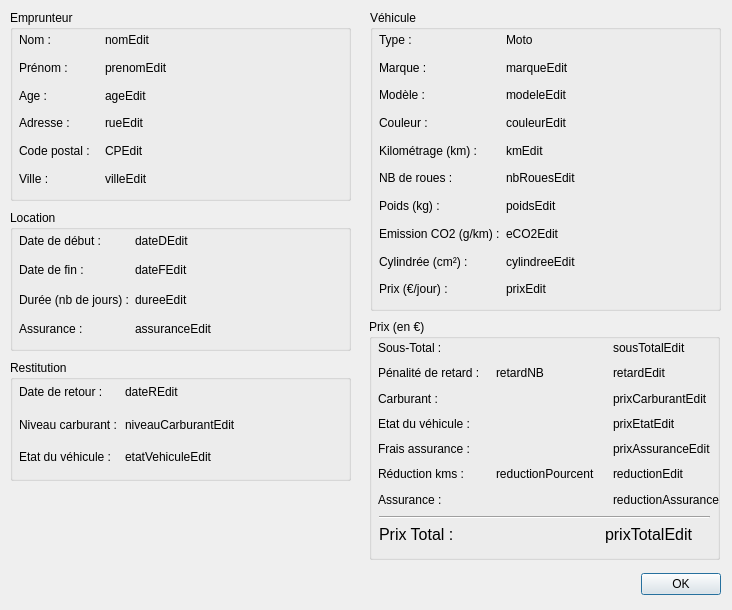
<?xml version="1.0" encoding="UTF-8"?>
<ui version="4.0">
 <class>FenFactureMoto</class>
 <widget class="QDialog" name="FenFactureMoto">
  <property name="geometry">
   <rect>
    <x>0</x>
    <y>0</y>
    <width>732</width>
    <height>610</height>
   </rect>
  </property>
  <property name="windowTitle">
   <string>Dialog</string>
  </property>
  <widget class="QGroupBox" name="emprunteurBox">
   <property name="geometry">
    <rect>
     <x>10</x>
     <y>10</y>
     <width>341</width>
     <height>191</height>
    </rect>
   </property>
   <property name="title">
    <string>Emprunteur</string>
   </property>
   <widget class="QWidget" name="gridLayoutWidget">
    <property name="geometry">
     <rect>
      <x>9</x>
      <y>19</y>
      <width>321</width>
      <height>161</height>
     </rect>
    </property>
    <layout class="QGridLayout" name="gridLayout">
     <item row="0" column="0">
      <widget class="QLabel" name="nom">
       <property name="maximumSize">
        <size>
         <width>80</width>
         <height>16777215</height>
        </size>
       </property>
       <property name="text">
        <string>Nom :</string>
       </property>
      </widget>
     </item>
     <item row="0" column="1">
      <widget class="QLabel" name="nomEdit">
       <property name="text">
        <string>nomEdit</string>
       </property>
      </widget>
     </item>
     <item row="1" column="0">
      <widget class="QLabel" name="prenom">
       <property name="maximumSize">
        <size>
         <width>100</width>
         <height>16777215</height>
        </size>
       </property>
       <property name="text">
        <string>Prénom :</string>
       </property>
      </widget>
     </item>
     <item row="1" column="1">
      <widget class="QLabel" name="prenomEdit">
       <property name="text">
        <string>prenomEdit</string>
       </property>
      </widget>
     </item>
     <item row="2" column="0">
      <widget class="QLabel" name="age">
       <property name="maximumSize">
        <size>
         <width>100</width>
         <height>16777215</height>
        </size>
       </property>
       <property name="text">
        <string>Age :</string>
       </property>
      </widget>
     </item>
     <item row="2" column="1">
      <widget class="QLabel" name="ageEdit">
       <property name="text">
        <string>ageEdit</string>
       </property>
      </widget>
     </item>
     <item row="3" column="0">
      <widget class="QLabel" name="rue">
       <property name="maximumSize">
        <size>
         <width>100</width>
         <height>16777215</height>
        </size>
       </property>
       <property name="text">
        <string>Adresse :</string>
       </property>
      </widget>
     </item>
     <item row="3" column="1">
      <widget class="QLabel" name="rueEdit">
       <property name="text">
        <string>rueEdit</string>
       </property>
      </widget>
     </item>
     <item row="4" column="0">
      <widget class="QLabel" name="CP">
       <property name="maximumSize">
        <size>
         <width>100</width>
         <height>16777215</height>
        </size>
       </property>
       <property name="text">
        <string>Code postal :</string>
       </property>
      </widget>
     </item>
     <item row="4" column="1">
      <widget class="QLabel" name="CPEdit">
       <property name="text">
        <string>CPEdit</string>
       </property>
      </widget>
     </item>
     <item row="5" column="0">
      <widget class="QLabel" name="ville">
       <property name="maximumSize">
        <size>
         <width>100</width>
         <height>16777215</height>
        </size>
       </property>
       <property name="text">
        <string>Ville :</string>
       </property>
      </widget>
     </item>
     <item row="5" column="1">
      <widget class="QLabel" name="villeEdit">
       <property name="text">
        <string>villeEdit</string>
       </property>
      </widget>
     </item>
    </layout>
   </widget>
  </widget>
  <widget class="QGroupBox" name="vehiculeBox">
   <property name="geometry">
    <rect>
     <x>370</x>
     <y>10</y>
     <width>351</width>
     <height>301</height>
    </rect>
   </property>
   <property name="title">
    <string>Véhicule</string>
   </property>
   <widget class="QWidget" name="gridLayoutWidget_2">
    <property name="geometry">
     <rect>
      <x>9</x>
      <y>19</y>
      <width>331</width>
      <height>271</height>
     </rect>
    </property>
    <layout class="QGridLayout" name="gridLayout_2">
     <item row="0" column="0">
      <widget class="QLabel" name="type">
       <property name="maximumSize">
        <size>
         <width>120</width>
         <height>16777215</height>
        </size>
       </property>
       <property name="text">
        <string>Type :</string>
       </property>
      </widget>
     </item>
     <item row="0" column="1">
      <widget class="QLabel" name="typeEdit">
       <property name="text">
        <string>Moto</string>
       </property>
      </widget>
     </item>
     <item row="1" column="0">
      <widget class="QLabel" name="marque">
       <property name="maximumSize">
        <size>
         <width>100</width>
         <height>16777215</height>
        </size>
       </property>
       <property name="text">
        <string>Marque :</string>
       </property>
      </widget>
     </item>
     <item row="1" column="1">
      <widget class="QLabel" name="marqueEdit">
       <property name="text">
        <string>marqueEdit</string>
       </property>
      </widget>
     </item>
     <item row="2" column="0">
      <widget class="QLabel" name="modele">
       <property name="maximumSize">
        <size>
         <width>100</width>
         <height>16777215</height>
        </size>
       </property>
       <property name="text">
        <string>Modèle :</string>
       </property>
      </widget>
     </item>
     <item row="2" column="1">
      <widget class="QLabel" name="modeleEdit">
       <property name="text">
        <string>modeleEdit</string>
       </property>
      </widget>
     </item>
     <item row="5" column="0">
      <widget class="QLabel" name="nbRoues">
       <property name="maximumSize">
        <size>
         <width>100</width>
         <height>16777215</height>
        </size>
       </property>
       <property name="text">
        <string>NB de roues :</string>
       </property>
      </widget>
     </item>
     <item row="5" column="1">
      <widget class="QLabel" name="nbRouesEdit">
       <property name="text">
        <string>nbRouesEdit</string>
       </property>
      </widget>
     </item>
     <item row="6" column="0">
      <widget class="QLabel" name="poids">
       <property name="maximumSize">
        <size>
         <width>100</width>
         <height>16777215</height>
        </size>
       </property>
       <property name="text">
        <string>Poids (kg) :</string>
       </property>
      </widget>
     </item>
     <item row="6" column="1">
      <widget class="QLabel" name="poidsEdit">
       <property name="text">
        <string>poidsEdit</string>
       </property>
      </widget>
     </item>
     <item row="7" column="0">
      <widget class="QLabel" name="eCO2">
       <property name="maximumSize">
        <size>
         <width>130</width>
         <height>16777215</height>
        </size>
       </property>
       <property name="text">
        <string>Emission CO2 (g/km) :</string>
       </property>
      </widget>
     </item>
     <item row="7" column="1">
      <widget class="QLabel" name="eCO2Edit">
       <property name="text">
        <string>eCO2Edit</string>
       </property>
      </widget>
     </item>
     <item row="8" column="0">
      <widget class="QLabel" name="cylindree">
       <property name="text">
        <string>Cylindrée (cm²) :</string>
       </property>
      </widget>
     </item>
     <item row="8" column="1">
      <widget class="QLabel" name="cylindreeEdit">
       <property name="text">
        <string>cylindreeEdit</string>
       </property>
      </widget>
     </item>
     <item row="9" column="0">
      <widget class="QLabel" name="prix">
       <property name="text">
        <string>Prix (€/jour) :</string>
       </property>
      </widget>
     </item>
     <item row="9" column="1">
      <widget class="QLabel" name="prixEdit">
       <property name="text">
        <string>prixEdit</string>
       </property>
      </widget>
     </item>
     <item row="3" column="0">
      <widget class="QLabel" name="couleur">
       <property name="text">
        <string>Couleur :</string>
       </property>
      </widget>
     </item>
     <item row="3" column="1">
      <widget class="QLabel" name="couleurEdit">
       <property name="text">
        <string>couleurEdit</string>
       </property>
      </widget>
     </item>
     <item row="4" column="0">
      <widget class="QLabel" name="km">
       <property name="text">
        <string>Kilométrage (km) :</string>
       </property>
      </widget>
     </item>
     <item row="4" column="1">
      <widget class="QLabel" name="kmEdit">
       <property name="text">
        <string>kmEdit</string>
       </property>
      </widget>
     </item>
    </layout>
   </widget>
  </widget>
  <widget class="QGroupBox" name="locationBox">
   <property name="geometry">
    <rect>
     <x>10</x>
     <y>210</y>
     <width>341</width>
     <height>141</height>
    </rect>
   </property>
   <property name="title">
    <string>Location</string>
   </property>
   <widget class="QWidget" name="gridLayoutWidget_3">
    <property name="geometry">
     <rect>
      <x>9</x>
      <y>19</y>
      <width>321</width>
      <height>111</height>
     </rect>
    </property>
    <layout class="QGridLayout" name="gridLayout_3">
     <item row="0" column="0">
      <widget class="QLabel" name="dateD">
       <property name="maximumSize">
        <size>
         <width>120</width>
         <height>16777215</height>
        </size>
       </property>
       <property name="text">
        <string>Date de début :</string>
       </property>
      </widget>
     </item>
     <item row="0" column="1">
      <widget class="QLabel" name="dateDEdit">
       <property name="text">
        <string>dateDEdit</string>
       </property>
      </widget>
     </item>
     <item row="1" column="0">
      <widget class="QLabel" name="dateF">
       <property name="maximumSize">
        <size>
         <width>100</width>
         <height>16777215</height>
        </size>
       </property>
       <property name="text">
        <string>Date de fin :</string>
       </property>
      </widget>
     </item>
     <item row="1" column="1">
      <widget class="QLabel" name="dateFEdit">
       <property name="text">
        <string>dateFEdit</string>
       </property>
      </widget>
     </item>
     <item row="2" column="0">
      <widget class="QLabel" name="duree">
       <property name="maximumSize">
        <size>
         <width>120</width>
         <height>16777215</height>
        </size>
       </property>
       <property name="text">
        <string>Durée (nb de jours) :</string>
       </property>
      </widget>
     </item>
     <item row="2" column="1">
      <widget class="QLabel" name="dureeEdit">
       <property name="text">
        <string>dureeEdit</string>
       </property>
      </widget>
     </item>
     <item row="3" column="0">
      <widget class="QLabel" name="assurance">
       <property name="maximumSize">
        <size>
         <width>100</width>
         <height>16777215</height>
        </size>
       </property>
       <property name="text">
        <string>Assurance :</string>
       </property>
      </widget>
     </item>
     <item row="3" column="1">
      <widget class="QLabel" name="assuranceEdit">
       <property name="text">
        <string>assuranceEdit</string>
       </property>
      </widget>
     </item>
    </layout>
   </widget>
  </widget>
  <widget class="QDialogButtonBox" name="OkBouton">
   <property name="geometry">
    <rect>
     <x>620</x>
     <y>570</y>
     <width>101</width>
     <height>28</height>
    </rect>
   </property>
   <property name="standardButtons">
    <set>QDialogButtonBox::Ok</set>
   </property>
  </widget>
  <widget class="QGroupBox" name="restitutionBox">
   <property name="geometry">
    <rect>
     <x>10</x>
     <y>360</y>
     <width>341</width>
     <height>121</height>
    </rect>
   </property>
   <property name="title">
    <string>Restitution</string>
   </property>
   <widget class="QWidget" name="gridLayoutWidget_5">
    <property name="geometry">
     <rect>
      <x>9</x>
      <y>19</y>
      <width>321</width>
      <height>91</height>
     </rect>
    </property>
    <layout class="QGridLayout" name="gridLayout_5">
     <item row="0" column="0">
      <widget class="QLabel" name="dateR">
       <property name="maximumSize">
        <size>
         <width>100</width>
         <height>16777215</height>
        </size>
       </property>
       <property name="text">
        <string>Date de retour :</string>
       </property>
      </widget>
     </item>
     <item row="0" column="1">
      <widget class="QLabel" name="dateREdit">
       <property name="text">
        <string>dateREdit</string>
       </property>
      </widget>
     </item>
     <item row="1" column="0">
      <widget class="QLabel" name="niveauCarburant">
       <property name="text">
        <string>Niveau carburant :</string>
       </property>
      </widget>
     </item>
     <item row="1" column="1">
      <widget class="QLabel" name="niveauCarburantEdit">
       <property name="text">
        <string>niveauCarburantEdit</string>
       </property>
      </widget>
     </item>
     <item row="2" column="0">
      <widget class="QLabel" name="etatVehicule">
       <property name="text">
        <string>Etat du véhicule :</string>
       </property>
      </widget>
     </item>
     <item row="2" column="1">
      <widget class="QLabel" name="etatVehiculeEdit">
       <property name="text">
        <string>etatVehiculeEdit</string>
       </property>
      </widget>
     </item>
    </layout>
   </widget>
  </widget>
  <widget class="QGroupBox" name="prixBox">
   <property name="geometry">
    <rect>
     <x>369</x>
     <y>319</y>
     <width>351</width>
     <height>241</height>
    </rect>
   </property>
   <property name="title">
    <string>Prix (en €)</string>
   </property>
   <widget class="QWidget" name="gridLayoutWidget_6">
    <property name="geometry">
     <rect>
      <x>9</x>
      <y>19</y>
      <width>363</width>
      <height>171</height>
     </rect>
    </property>
    <layout class="QGridLayout" name="gridLayout_6">
     <item row="0" column="0">
      <widget class="QLabel" name="sousTotal">
       <property name="text">
        <string>Sous-Total :</string>
       </property>
      </widget>
     </item>
     <item row="0" column="2">
      <widget class="QLabel" name="sousTotalEdit">
       <property name="text">
        <string>sousTotalEdit</string>
       </property>
      </widget>
     </item>
     <item row="1" column="0">
      <widget class="QLabel" name="retard">
       <property name="text">
        <string>Pénalité de retard :</string>
       </property>
      </widget>
     </item>
     <item row="1" column="2">
      <widget class="QLabel" name="retardEdit">
       <property name="text">
        <string>retardEdit</string>
       </property>
      </widget>
     </item>
     <item row="2" column="0">
      <widget class="QLabel" name="prixCarburant">
       <property name="text">
        <string>Carburant :</string>
       </property>
      </widget>
     </item>
     <item row="2" column="2">
      <widget class="QLabel" name="prixCarburantEdit">
       <property name="text">
        <string>prixCarburantEdit</string>
       </property>
      </widget>
     </item>
     <item row="3" column="0">
      <widget class="QLabel" name="prixEtat">
       <property name="text">
        <string>Etat du véhicule :</string>
       </property>
      </widget>
     </item>
     <item row="3" column="2">
      <widget class="QLabel" name="prixEtatEdit">
       <property name="text">
        <string>prixEtatEdit</string>
       </property>
      </widget>
     </item>
     <item row="1" column="1">
      <widget class="QLabel" name="retardNB">
       <property name="text">
        <string>retardNB</string>
       </property>
      </widget>
     </item>
     <item row="4" column="0">
      <widget class="QLabel" name="prixAssurance">
       <property name="text">
        <string>Frais assurance :</string>
       </property>
      </widget>
     </item>
     <item row="4" column="2">
      <widget class="QLabel" name="prixAssuranceEdit">
       <property name="text">
        <string>prixAssuranceEdit</string>
       </property>
      </widget>
     </item>
     <item row="5" column="0">
      <widget class="QLabel" name="reduction">
       <property name="text">
        <string>Réduction kms :</string>
       </property>
      </widget>
     </item>
     <item row="5" column="1">
      <widget class="QLabel" name="reductionPourcent">
       <property name="text">
        <string>reductionPourcent</string>
       </property>
      </widget>
     </item>
     <item row="5" column="2">
      <widget class="QLabel" name="reductionEdit">
       <property name="text">
        <string>reductionEdit</string>
       </property>
      </widget>
     </item>
     <item row="6" column="0">
      <widget class="QLabel" name="reductionAssurance">
       <property name="text">
        <string>Assurance :</string>
       </property>
      </widget>
     </item>
     <item row="6" column="2">
      <widget class="QLabel" name="reductionAssuranceEdit">
       <property name="text">
        <string>reductionAssuranceEdit</string>
       </property>
      </widget>
     </item>
    </layout>
   </widget>
   <widget class="QWidget" name="gridLayoutWidget_4">
    <property name="geometry">
     <rect>
      <x>10</x>
      <y>200</y>
      <width>350</width>
      <height>31</height>
     </rect>
    </property>
    <layout class="QGridLayout" name="gridLayout_4">
     <item row="0" column="0">
      <widget class="QLabel" name="prixTotal">
       <property name="minimumSize">
        <size>
         <width>220</width>
         <height>0</height>
        </size>
       </property>
       <property name="maximumSize">
        <size>
         <width>16777215</width>
         <height>16777215</height>
        </size>
       </property>
       <property name="font">
        <font>
         <pointsize>12</pointsize>
        </font>
       </property>
       <property name="text">
        <string>Prix Total :</string>
       </property>
      </widget>
     </item>
     <item row="0" column="1">
      <widget class="QLabel" name="prixTotalEdit">
       <property name="font">
        <font>
         <pointsize>12</pointsize>
        </font>
       </property>
       <property name="text">
        <string>prixTotalEdit</string>
       </property>
      </widget>
     </item>
    </layout>
   </widget>
   <widget class="Line" name="line">
    <property name="geometry">
     <rect>
      <x>10</x>
      <y>190</y>
      <width>331</width>
      <height>16</height>
     </rect>
    </property>
    <property name="orientation">
     <enum>Qt::Horizontal</enum>
    </property>
   </widget>
  </widget>
 </widget>
 <resources/>
 <connections>
  <connection>
   <sender>OkBouton</sender>
   <signal>clicked(QAbstractButton*)</signal>
   <receiver>FenFactureMoto</receiver>
   <slot>close()</slot>
   <hints>
    <hint type="sourcelabel">
     <x>650</x>
     <y>373</y>
    </hint>
    <hint type="destinationlabel">
     <x>360</x>
     <y>198</y>
    </hint>
   </hints>
  </connection>
 </connections>
</ui>
